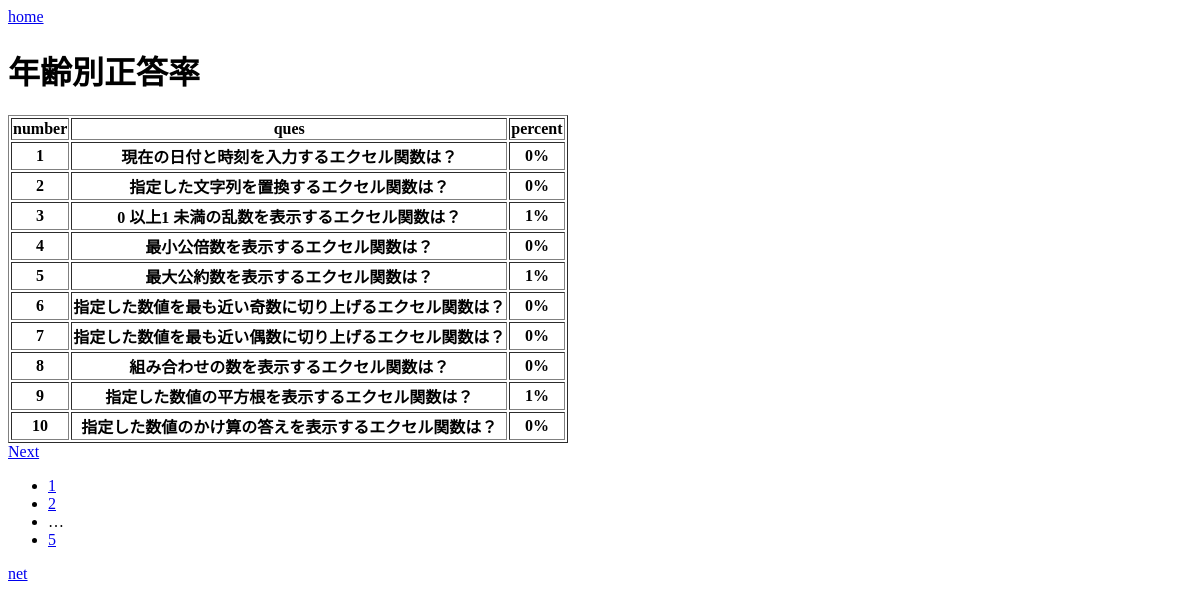
Page /skil/Epercent/ on the earlier database version.
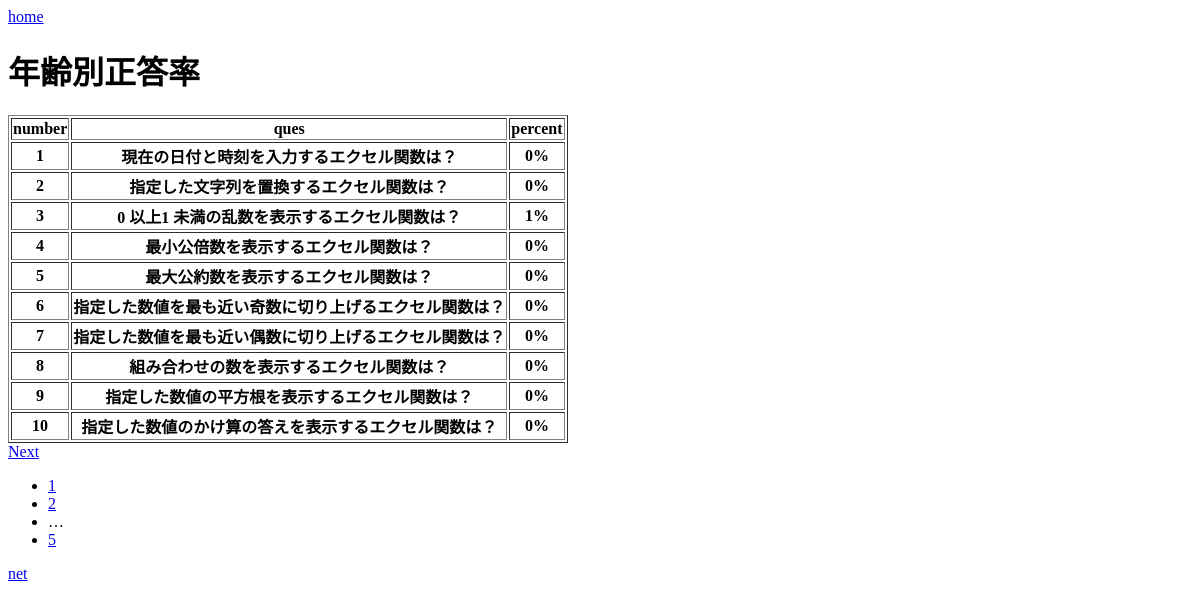
Same page on the later database version.
### skil/models.py (models this page shows, shortened)
class Epercent(models.Model):
    ques = models.TextField()
    true = models.IntegerField(default = 0)
    false = models.IntegerField(default = 0)
    percent = models.IntegerField(default = 0)

### skil/views.py (the view)
# urls.py: path('Epercent/', views.epercent, name='Epercent'),
def epercent(request):
    excels = Equestion.objects.all()
    paginator = Paginator(excels, 10) # 1ページに10件表示
    p = request.GET.get('p') # URLのパラメータから現在のページ番号を取得
    excel = paginator.get_page(p) # 指定のページのArticleを取得
    per=Epercent.objects.all()
    paginator = Paginator(per, 10)
    percent = paginator.get_page(p)
    return render(request, 'skil/epercent.html', {'excel': excel, 'p': p, 'percent':percent})

### skil/templates/skil/epercent.html (shortened to what this page needs)
<!DOCTYPE html>
<html>
    <head>
    </head>
    <body>
        <a href="{% url 'index' %}">home</a>
        <h1>年齢別正答率</h1>
        <table border=”1”>
            <tr>
                <th>number</th><th>ques</th><th>percent</th>
            </tr>
            <tr>
                <th>{{excel.0.id}}</th><th>{{excel.0.ques}}</th><th>{{percent.0.percent}}%</th>
            </tr>
            <tr>
                <th>{{excel.1.id}}</th><th>{{excel.1.ques}}</th><th>{{percent.1.percent}}%</th>
            </tr>
            <tr>
                <th>{{excel.2.id}}</th><th>{{excel.2.ques}}</th><th>{{percent.2.percent}}%</th>
            </tr>
            <tr>
                <th>{{excel.3.id}}</th><th>{{excel.3.ques}}</th><th>{{percent.3.percent}}%</th>
            </tr>
            <tr>
                <th>{{excel.4.id}}</th><th>{{excel.4.ques}}</th><th>{{percent.4.percent}}%</th>
            </tr>
            <tr>
                <th>{{excel.5.id}}</th><th>{{excel.5.ques}}</th><th>{{percent.5.percent}}%</th>
            </tr>
            <tr>
                <th>{{excel.6.id}}</th><th>{{excel.6.ques}}</th><th>{{percent.6.percent}}%</th>
            </tr>
            <tr>
                <th>{{excel.7.id}}</th><th>{{excel.7.ques}}</th><th>{{percent.7.percent}}%</th>
            </tr>
            <tr>
                <th>{{excel.8.id}}</th><th>{{excel.8.ques}}</th><th>{{percent.8.percent}}%</th>
            </tr>
            <tr>
                <th>{{excel.9.id}}</th><th>{{excel.9.ques}}</th><th>{{percent.9.percent}}%</th>
            </tr>
        </table>
        <div class="paginator">
            <nav class="pagination is-centered" role="navigation" aria-label="pagination">
              {% if excel.has_next %}
                <a class="pagination-next" href="?p={{ excel.next_page_number }}">Next</a>
              {% endif %}
              <ul class="pagination-list">
                <li><a class="pagination-link is-current" href="?p={{ excel.number }}" >{{ excel.number }}</a></li>
                {% if excel.has_next %}
                  <li><a class="pagination-link" href="?p={{ excel.next_page_number }}">{{ excel.next_page_number }}</a></li>
                  {% if excel.next_page_number != excel.paginator.num_pages %}
                    <li><span class="pagination-ellipsis">&hellip;</span></li>
                    <li><a class="pagination-link" href="?p={{ excel.paginator.num_pages }}">{{ excel.paginator.num_pages }}</a></li>
                  {% endif %}
                {% endif %}
              </ul>
            </nav>
          </div>
        <a href="{% url 'Npercent'%}">net</a>
    </body>
</html>

Differences in the rows shown:
changed Epercent (number 5 of 10 on the later page): percent "1" → "0"
changed Epercent (number 9 of 10 on the later page): percent "1" → "0"
